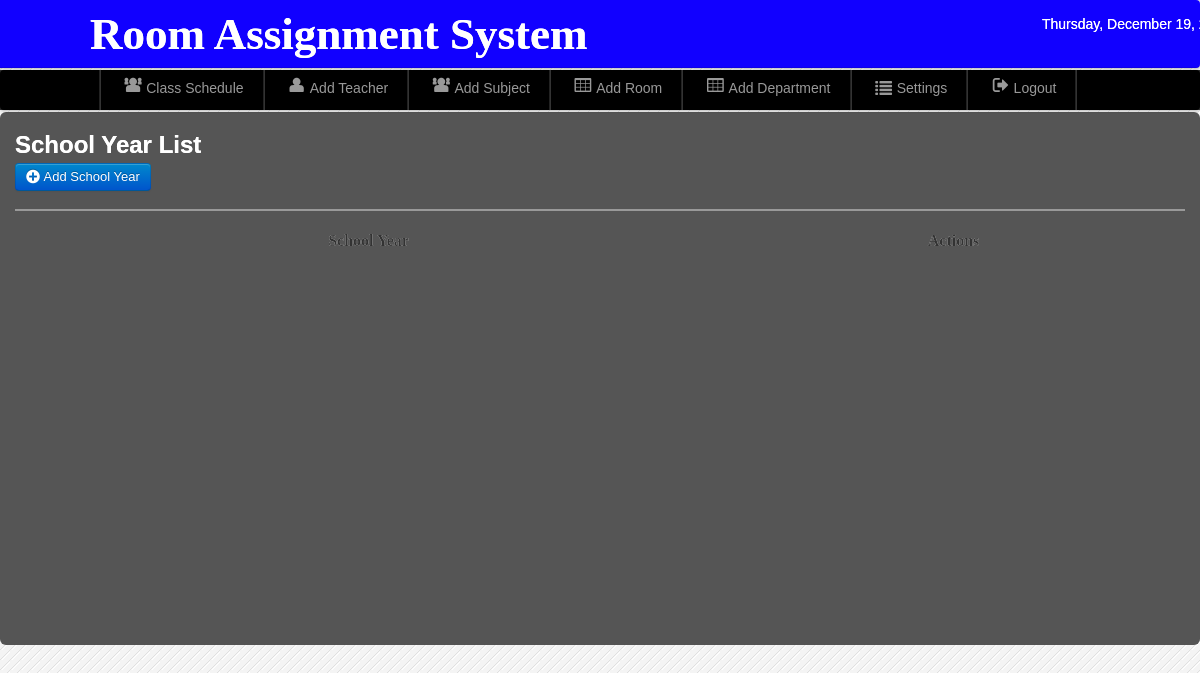
Before: /admin/school_year.php (signed in) with the older database file.
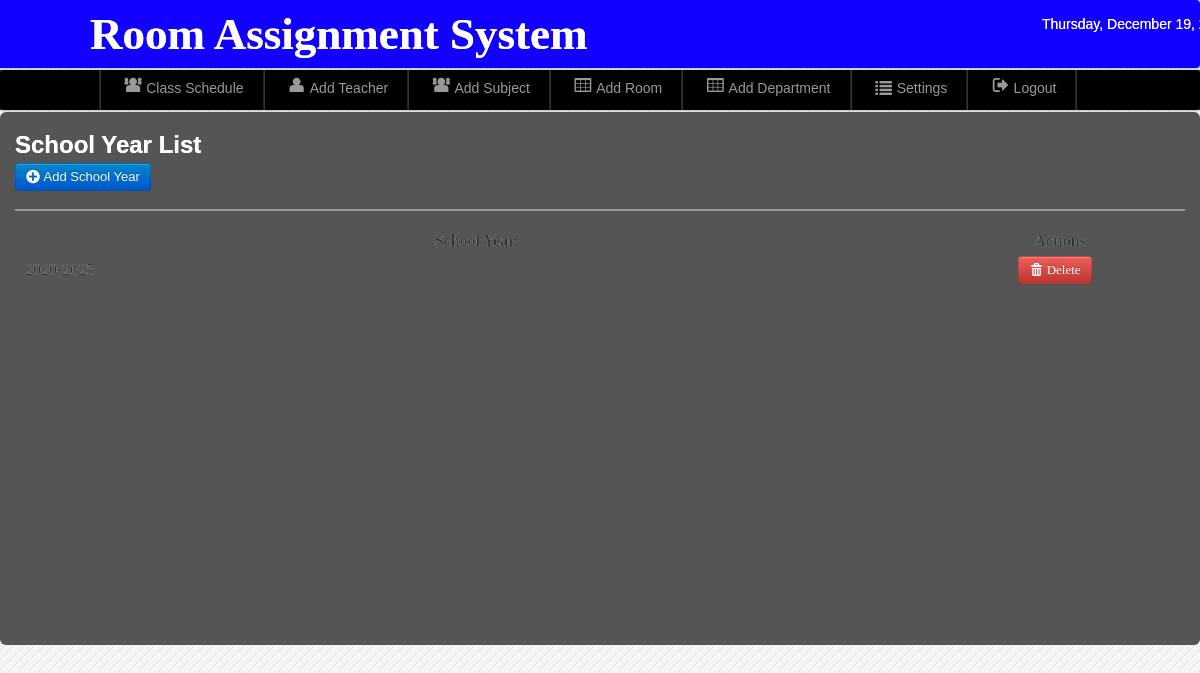
After: the same page with the newer database file.
### tables this page shows
CREATE TABLE `sy` (
  `sy_id` int(11) NOT NULL,
  `sy` varchar(50) NOT NULL
);

### admin/school_year.php (the view, shortened to what this page needs)
<?php
include('./components/header.php');
include('./connection/dbcon.php');
include('./components/nav-top1.php');
include('./components/main.php');
?>
<div class="wrapper">
<div id="element" class="hero-body-subject-add">
<div class="nav-content">
<h2><font color="white">School Year List</font></h2>
	<a class="btn btn-primary"  href="add_school_year.php">  <i class="icon-plus-sign icon-large"></i>&nbsp;Add School Year</a>
	<hr>
	<table class="users-table">
<div class="demo_jui">
		<table cellpadding="0" cellspacing="0" border="0" class="display" id="log" class="jtable">
			<thead>
				<tr>
				<th>School Year</th>
				<th>Actions</th>
				</tr>
			</thead>
			<tbody>
<?php $result=mysqli_query($conn,'select * from sy')or die(mysqli_error($conn));
while($row=mysqli_fetch_array($result)){ $id=$row['sy_id'];
 ?>
<tr class="del<?php echo $id ?>">
	<td><?php echo $row['sy']; ?></td>
	<td align="center" width="240">
	<a class="btn btn-danger1"  id="<?php echo $id; ?>">  <i class="icon-trash icon-large"></i>&nbsp;Delete</a>
</td>
<?php  }?>
	</tr>
			</tbody>
		</table>
</div>
	</div>
</div>
</body>

Changed rows visible on the page:
added sy: sy "2020-2025"
